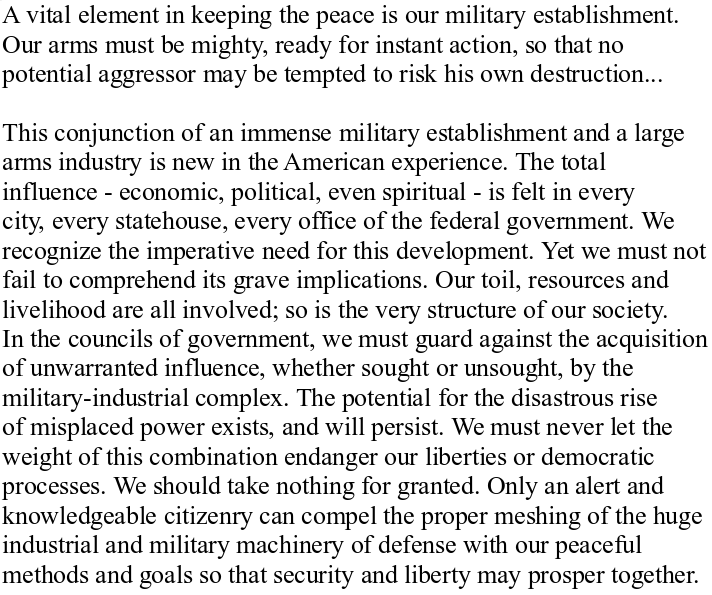
#> input picture Eisenhower.png, 712 x 595 px
$ jupyter execute --allow-errors 'OCR lab instructions.ipynb'   (shell and % lines are left out)
#> lines starting #> are read from the running program, lines starting #| are printed output that depends on the picture
### levenshtein.py
# -*- coding: utf-8 -*-
"""
@author: Fredrik Wahlberg <fredrik.wahlberg@lingfil.uu.se>
"""

from  __future__ import division
import numpy as np
import pyximport
pyximport.install(setup_args={"include_dirs": np.get_include()},
                  reload_support=False)
import _levenshtein

__all__ = ['wer', 'cer']


def wer(lhs, rhs):
    """
    Word Error Rate (WER) using Levenshtein distance

    Parameters
    ----------
    lhs : str
    rhs : str

    Returns
    -------
    errors : int
    error_rate: float

    Examples
    --------
    > wer("bacon spam spam", "spam spam")
    (1, 0.3333333333333333)
    """
    assert type(lhs) == str
    assert type(rhs) == str
    lhs_words = lhs.split()
    rhs_words = rhs.split()
    errors = _levenshtein._levenshtein_distance(lhs_words, rhs_words)[1]
    error_rate = errors / max(len(lhs_words), len(rhs_words))
    return errors, error_rate


def cer(lhs, rhs):
    """
    Character Error Rate (WER) using Levenshtein distance

    Parameters
    ----------
    lhs : str
    rhs : str

    Returns
    -------
    errors : int
    error_rate: float

    Examples
    --------
    > cer("bacon spam spam", "spam spam")
    (6, 0.4)
    """
    assert type(lhs) == str
    assert type(rhs) == str
    lhs_characters = list(lhs)
    rhs_characters = list(rhs)
    #assert np.all(np.asarray([len(w) for w in lhs_characters]) == 1)
    #assert np.all(np.asarray([len(w) for w in rhs_characters]) == 1)
    errors = _levenshtein._levenshtein_distance(lhs_characters, rhs_characters)[1]
    error_rate = errors / max(len(lhs_characters), len(rhs_characters))
    return errors, error_rate


# [15 lines that do not run on import are left out]

### OCR lab instructions.ipynb
# OCR lab instructions

In this lab you will be experimenting with an OCR pipeline. The OCR software package used is called Tesseract and is open source.

Below, you will find several blocks of python (3) code. The best way of using the code is to copy this notebook and experient in jupyter lab or similar environment. You can get jupyter lab either on your own/chomsky system by downloading the anaconda python distribution. The notebook should also work in google colab, as a fallback solution.

In the text block below, you will find several tasks and questions in bold. These are what I want you to do and answer for the lab report. All answers are your way of arguing to me that you have understood the question/answer. You can hand in your report in traditional lab report format (pdf & latex) or (preferably) a jupyter notebook with your code and reflections as text blocks (you can use this one as a template assuming you remove my text and unnecessary code).

#### Lab flow and grading criteria

You will analyse an OCR pipeline using given examples and some printed text of your choosing.

__Lab flow:__
* Download the code repo
* Experiment with the notebook
 * Do tasks and answer questions
 * Create/find your own data
* Evaluate the OCR robustness on your data

__Pass:__ A quantitative analysis for how different types of image noise impacts the OCR quality, with and without a language model.

__Pass with distinction:__ In addition to the requirements for a passing grade, a qualitative analysis of OCR on some damaged and/or historical material you find or produce yourself.

## Part 0: Setting up the environment

To be able to use this code, you will need to have the packages opencv (for image loading and manipulation), tqdm (interface niceness), tesseract (for OCR) and pytesseract (the tesseract python bindings) installed. You can install pytesseract by running the following command in your terminal where package_name is the name of the package you want to install. The flag "--user" tells pip3 to only install the package for your account, since you don't have access to /usr on the computers in Chomsky. The main tesseract package must be installed with your package manager, however, it should already be installed in Chomsky.

```
pip3 install [--user] package_name
```

More information can be found at: https://pypi.org/project/pytesseract/

If you are running this in google colab, the following code will set up your environment with the needed libraries.

[cell 1]
import sys
IN_COLAB = 'google.colab' in sys.modules

if IN_COLAB:
  !apt install tesseract-ocr
  !apt install tesseract-ocr-swe
  !pip install pytesseract
  !git clone https://github.com/fredrikwahlberg/5LN721.git
  %cd 5LN721

The matplotlib module will be used to generate nice plots.

[cell 2]
import matplotlib.pyplot as plt # Plotting, the line after this one is only for jupyter notebook
#%matplotlib inline

__Task:__ Below there will be a lot of code. Try to get a _shallow_ understanding of what everything does. You don't have to dig into the libraries but see to it that you understand data structures and interfaces.

## Part 1: Image data basics

In the lecture, there was several slides about image basics. This part is a demonstration of some of the concepts mentioned there.

With the opencv package you can easily load an image to a python variable. Just as in earlier courses, numpy is used for vector space data (which images can be seen as).

[cell 3]
import cv2         # Image loading and manipulation
import numpy as np # Vector math

With opencv (open source computer vision library) installed, loading files is easy.

[cell 4]
eisenhower_image = cv2.imread("Eisenhower.png", cv2.IMREAD_GRAYSCALE)
#> eisenhower_image is the input picture: shape (595, 712); min 0, max 255, mean 222.7
print(eisenhower_image.shape)
#| (595, 712)
print(eisenhower_image.dtype)
#| uint8

The variable eisenhower_image is a gray scale image since the cv2.IMREAD_GRAYSCALE argument was passed to the loading function. Note that we can ask eisenhower_image abouts its data type and shape etc. The data type of image data is usually 8-bit non-negative integers, by tradition and that it's practical.

### Showing an image

With the matplotlib package, the image can be viewed directly in the notebook.

[cell 5]
plt.figure(figsize=(8, 8))                # Create a plot
plt.imshow(eisenhower_image, cmap='gray') # Place the image in the plot
plt.show()                                # Show the plot

This is a part of the famous "military industrial complex" speech, which we will use for OCR. The image is made by simply screenshotting a word processor. The image data is as clean as can be with its new times roman, good contrast and large size.

Note that the first axis of the image data is the y-direction (up/down). We can verify this by looking at the dimensions (eisenhower_image.shape) above and compare with the x and y axis in the plot.

The image can be sliced, just as we would be able to with any list or string.

[cell 6]
eisenhower_image[5:15, 5:15]

Note that the background is 255, which is very bright, and the character part we see has lower intensity values, down to 0 (black).

The pixel intesity data shown in the array can be viewed as an image using the following code.

[cell 7]
plt.figure(figsize=(8, 8)) # The argument figsize specify the plot size in inches
plt.imshow(eisenhower_image[:100, :200], cmap='gray')
plt.show()
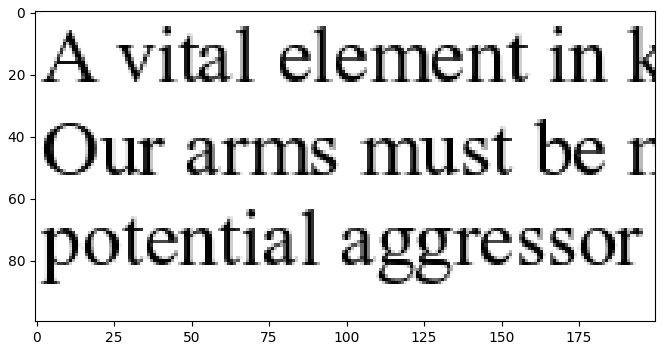
#> figure drawn by matplotlib, 1 panel

### A bit of traditional image analysis

A connected component is a contiguous blob of pixels.

[cell 8]
_, cc = cv2.connectedComponents(np.asarray(eisenhower_image[:100, :200]<255, dtype=np.uint8), connectivity=4)
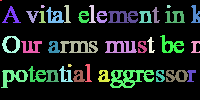
#> cc: shape (100, 200) int32; 38 distinct labels, from 0 to 37; one colour per label, 0 black

plt.figure(figsize=(8, 8))
plt.imshow(cc, cmap='tab20')
plt.show()

As shown briefly in the slides, we can detect the positions of the text lines quite easily by summing up the number of foreground pixels for each image row. I include it here as an example of traditional image analysis, for nostalgic reasons.

[cell 9]
# Set up figure
fig = plt.figure(figsize=(18, 5))
ax = fig.subplots(1, 3)

# Subplot 1
projection = np.sum(eisenhower_image<255, axis=1)
#> projection = 595 values, max 505 at index 140, min 0 at index 1, mean 143.6

ax[0].plot(projection, 'C0')
ax[0].set_title("Horizontal projection profile of foreground pixels")

# Subplot 2
from scipy.ndimage import gaussian_filter
projection = gaussian_filter(projection, 5, mode='nearest')
#> projection = 595 values, max 284 at index 517, min 0 at index 98, mean 143
from scipy.signal import find_peaks
peaks = find_peaks(projection, distance=10)

ax[1].plot(projection, 'C0')
ax[1].scatter(peaks[0], projection[peaks[0]], c='C1')
ax[1].set_title("Projection with smoothing and marked peaks")

# Subplot 3
ax[2].imshow(eisenhower_image, cmap='gray')
for peak_height in peaks[0]:
    ax[2].plot([50, eisenhower_image.shape[1]-50], [peak_height, peak_height])
#> this loop made 19 passes
#> peak_height on passes 1 to 12: 16, 46, 75, 134, 163, 193, 222, 252, 281, 311, 340, 369
ax[2].set_title("Original image with marked text lines")

# Show all
fig.show()
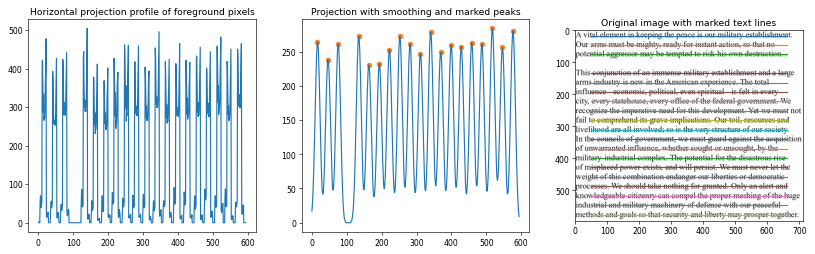
#> figure drawn by matplotlib, 3 panels; panel 1: curve peaks at x = 140, y = 505; panel 2: curve peaks at x = 517, y = 284

However, in most real world applications, finding the lines will not be this easy.

### Image noise

Noise in this context is everything that might ruin the information we can get from the image. It is a broad term including everything from compression artifacts to mold on the page. In some code blocks below, different types of noise will be shown together with functions for generating them. You will use these functions later.

JPEG compression was designed to remove information that is not needed by the eye for _natural scenes_. It definitely has some good use cases. However, when saving space for digitized archives the compression artifacts can destroy a lot of information.

__Task:__ Try out som values for the quality parameter and see what happens.

[cell 10]
def jpeg_compression(image, quality=95):
    """
    Apply JPEG compression to an image in memory

    Parameters
    ----------
    image : array-like, shape (height, width)
        array representing the image
    quality : Quality level of the compression 0 - 100 (higher is better)

    Returns
    -------
    new_image : array-like, shape (height, width)
    """
#> called with quality = 5
    return cv2.imdecode(cv2.imencode(".jpg", image, [cv2.IMWRITE_JPEG_QUALITY, quality])[1], cv2.IMREAD_GRAYSCALE)
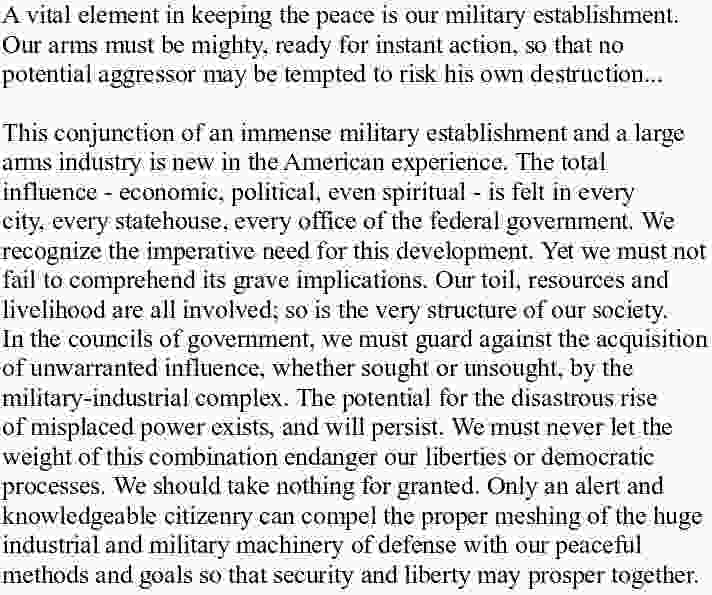
#> returned value: shape (595, 712); min 0, max 255, mean 215.6

img = jpeg_compression(eisenhower_image, quality=5)

plt.figure()
plt.imshow(img[:100, :200], cmap='gray')
plt.show()
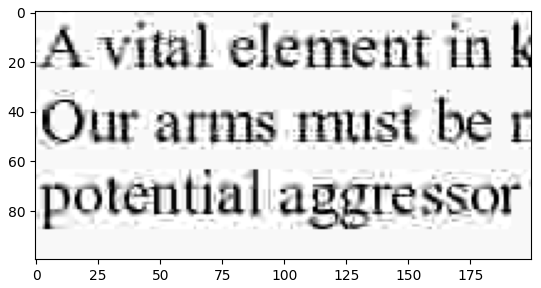
#> figure drawn by matplotlib, 1 panel

Images are often photographed in high resolution and resized into a smaller (more hard drive friendly) size. Since the human eye and brain does not perceive the world as a computer does, this might seem like a good choice. In most cases it will lead to OCR errors due to the lack of clear shapes.

__Task:__ Try out som values for the scale_percent parameter and see what happens.

[cell 11]
def shrink_image(image, scale_percent=90):
    """
    Reduces the size of the image

    Parameters
    ----------
    image : array-like, shape (height, width)
        array representing the image
    scale_percent : size to scale down the image to 0 - 100

    Returns
    -------
    new_image : array-like, shape (height, width)
    """
#> called with scale_percent = 50
    new_width = int(image.shape[1] * scale_percent / 100)
#> new_width = 356
    new_height = int(image.shape[0] * scale_percent / 100)
#> new_height = 297
    return cv2.resize(image, (new_width, new_height), interpolation = cv2.INTER_AREA)
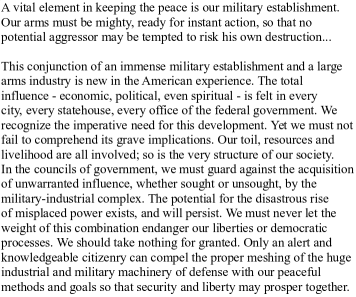
#> returned value: shape (297, 356); min 0, max 255, mean 222.7

img = shrink_image(eisenhower_image, scale_percent=50)

plt.figure()
plt.imshow(img[:100, :200], cmap='gray')
plt.show()
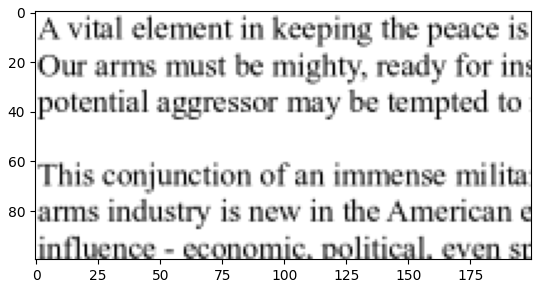
#> figure drawn by matplotlib, 1 panel

__Question:__ Which types of noise do you think are most harmful? Any ideas of more types of noise? Make a short list.

## Part 2: OCR

To test and evaluate OCR quality, we will need both an image with text and the text as a python string.

[cell 12]
with open("Eisenhower.txt", 'r') as file:
#> (reads Eisenhower.txt from the repository)
    original_text = file.read()
original_image = cv2.imread("Eisenhower.png", cv2.IMREAD_GRAYSCALE)

print(original_text[:196])

Above is some of the speech from the reference source.

Now on to the OCR. The software package Tesseract is not a python library but can be used via the python library/module pytesseract. After importing these python bindings for tesseract, telling it to decode text in an image is only a function call away.

[cell 13]
import pytesseract # Load OCR software bindings

#> (the rest of this cell did not finish here and is left out)

The output looks good. But to be able to compare the OCRed text to the reference (or gold standard) text. We need to define some error metric.

### OCR quality metrics

A common metric of quality of the OCR is the word error rate, i.e. the number of non-recognised words in relation to the total number of words. This can be done by flexibly matching the original text with the text returned from the OCR. Also, a decision must be made for what the total number of words is. Since the errors are assumed to be low, I have used the max length of the two strings to compare after tokenization.

The code shown below uses cython for speed in the Levenshtein calculations. You must have the cython package installed to use this code as it needs to do some compiling on your machine. If this complains about the cython package, install it with pip3 in the same way as the other opencv/pytesseract.

[cell 14]
from levenshtein import wer, cer
str1 = "bacon spam spam"
str2 = "spam spam"

print("wer:", wer(str1, str2))
#> (the call stopped at in wer, `errors = _levenshtein._levenshtein_distance(lhs_words, rhs_words)[1]`: _levenshtein is not available in this run)
print("cer:", cer(str1, str2))
#> (the call stopped at in cer, `errors = _levenshtein._levenshtein_distance(lhs_characters, rhs_charac..`: _levenshtein is not available in this run)

Remember that you can print the doc string for function by doing the following.

[cell 15]
print(wer.__doc__)

You can also use the Levenshtein code more directly by looking under the hood in levenshtein.py and _levenshtein.pyx.

The tokenization for wer works as follows:

[cell 16]
print(original_text.split()[:20])
#> (the rest of this cell did not finish here and is left out)

#> (a cell that did not finish here is left out)

Becuse of the low error rate, we can say that the OCR was very successfull.

[cell 18]
print(list(original_text)[:20])
#> (the rest of this cell did not finish here and is left out)

You may have noticed that even for this very short text, the CER calculation can take some time. In notebooks, the timeit command is added for benchmarking function execution times.

[cell 19]
print("WER time:")
#> (the rest of this cell did not finish here and is left out)

__Question:__ What is the relation between the CER and WER. Does WER < CER always hold? Why (not)?

To evaluate the effect of a certain type of noise on the OCR quality, we can test the WER/CER for several values of the noise parameter for each type of noise. This can take some time. Below, the code will test the effect of JPEG compression with quality levels ranging from 1% to 15%. Two language models are used, the default for english and one for swedish.

[cell 20]
from tqdm import tqdm # Makes waiting more bearable

quality = list()
WER1 = list()
CER1 = list()
WER2 = list()
CER2 = list()
#> (the rest of this cell did not finish here and is left out)

#> call 2 of jpeg_compression, with quality = 1
#> in jpeg_compression (call 2), `return cv2.imdecode(cv2.imencode(".jpg", image, [cv2.IMWRITE_JPEG_QUAL..`:
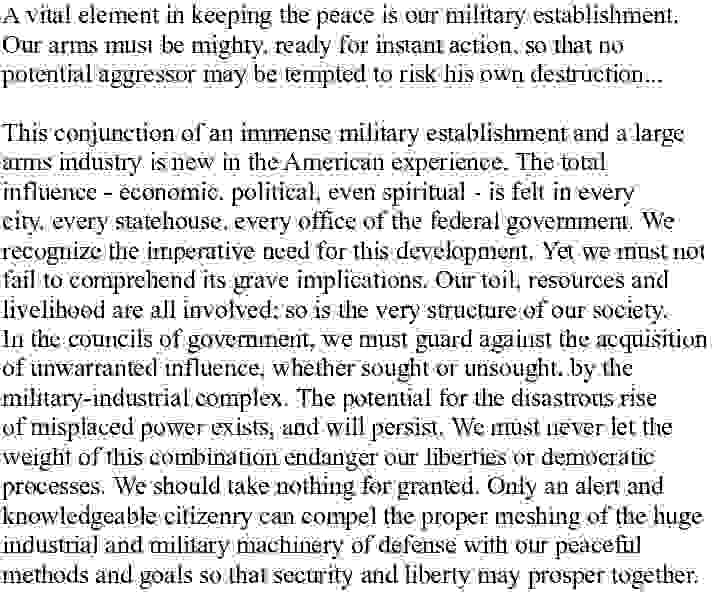
#> returned value: shape (595, 712); min 0, max 255, mean 218.1
